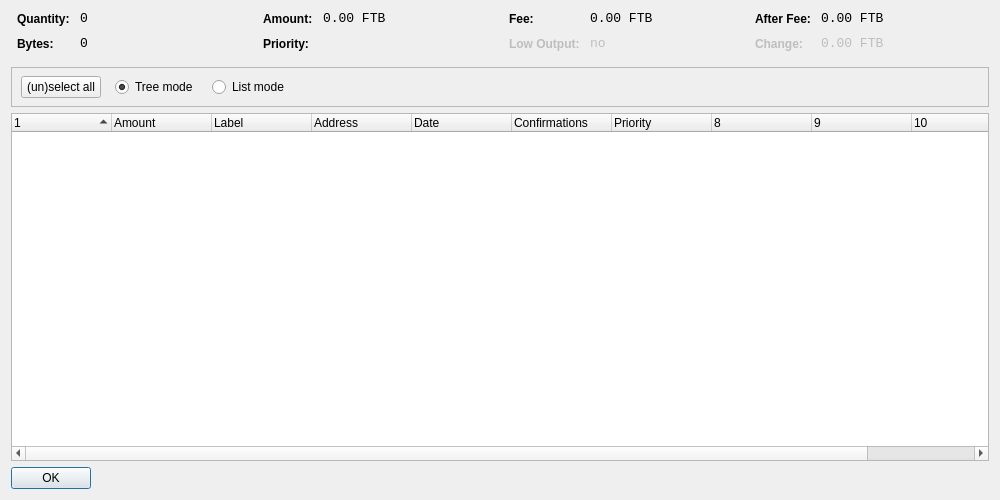
<?xml version="1.0" encoding="UTF-8"?>
<ui version="4.0">
 <class>CoinControlDialog</class>
 <widget class="QDialog" name="CoinControlDialog">
  <property name="geometry">
   <rect>
    <x>0</x>
    <y>0</y>
    <width>1000</width>
    <height>500</height>
   </rect>
  </property>
  <property name="windowTitle">
   <string>Coin Control</string>
  </property>
  <layout class="QVBoxLayout" name="verticalLayout">
   <item>
    <layout class="QHBoxLayout" name="horizontalLayoutTop" stretch="0,0,0,0">
     <property name="topMargin">
      <number>0</number>
     </property>
     <property name="bottomMargin">
      <number>10</number>
     </property>
     <item>
      <layout class="QFormLayout" name="formLayoutCoinControl1">
       <property name="horizontalSpacing">
        <number>10</number>
       </property>
       <property name="verticalSpacing">
        <number>10</number>
       </property>
       <property name="leftMargin">
        <number>6</number>
       </property>
       <property name="rightMargin">
        <number>6</number>
       </property>
       <item row="0" column="0">
        <widget class="QLabel" name="labelCoinControlQuantityText">
         <property name="styleSheet">
          <string notr="true">font-weight:bold;</string>
         </property>
         <property name="text">
          <string>Quantity:</string>
         </property>
        </widget>
       </item>
       <item row="0" column="1">
        <widget class="QLabel" name="labelCoinControlQuantity">
         <property name="font">
          <font>
           <family>Monospace</family>
           <pointsize>10</pointsize>
          </font>
         </property>
         <property name="cursor">
          <cursorShape>IBeamCursor</cursorShape>
         </property>
         <property name="contextMenuPolicy">
          <enum>Qt::ActionsContextMenu</enum>
         </property>
         <property name="text">
          <string notr="true">0</string>
         </property>
         <property name="textInteractionFlags">
          <set>Qt::LinksAccessibleByMouse|Qt::TextSelectableByKeyboard|Qt::TextSelectableByMouse</set>
         </property>
        </widget>
       </item>
       <item row="1" column="0">
        <widget class="QLabel" name="labelCoinControlBytesText">
         <property name="styleSheet">
          <string notr="true">font-weight:bold;</string>
         </property>
         <property name="text">
          <string>Bytes:</string>
         </property>
        </widget>
       </item>
       <item row="1" column="1">
        <widget class="QLabel" name="labelCoinControlBytes">
         <property name="font">
          <font>
           <family>Monospace</family>
           <pointsize>10</pointsize>
          </font>
         </property>
         <property name="cursor">
          <cursorShape>IBeamCursor</cursorShape>
         </property>
         <property name="contextMenuPolicy">
          <enum>Qt::ActionsContextMenu</enum>
         </property>
         <property name="text">
          <string notr="true">0</string>
         </property>
         <property name="textInteractionFlags">
          <set>Qt::LinksAccessibleByMouse|Qt::TextSelectableByKeyboard|Qt::TextSelectableByMouse</set>
         </property>
        </widget>
       </item>
      </layout>
     </item>
     <item>
      <layout class="QFormLayout" name="formLayoutCoinControl2">
       <property name="horizontalSpacing">
        <number>10</number>
       </property>
       <property name="verticalSpacing">
        <number>10</number>
       </property>
       <property name="leftMargin">
        <number>6</number>
       </property>
       <property name="rightMargin">
        <number>6</number>
       </property>
       <item row="0" column="0">
        <widget class="QLabel" name="labelCoinControlAmountText">
         <property name="styleSheet">
          <string notr="true">font-weight:bold;</string>
         </property>
         <property name="text">
          <string>Amount:</string>
         </property>
        </widget>
       </item>
       <item row="0" column="1">
        <widget class="QLabel" name="labelCoinControlAmount">
         <property name="font">
          <font>
           <family>Monospace</family>
           <pointsize>10</pointsize>
          </font>
         </property>
         <property name="cursor">
          <cursorShape>IBeamCursor</cursorShape>
         </property>
         <property name="contextMenuPolicy">
          <enum>Qt::ActionsContextMenu</enum>
         </property>
         <property name="text">
          <string notr="true">0.00 FTB</string>
         </property>
         <property name="textInteractionFlags">
          <set>Qt::LinksAccessibleByMouse|Qt::TextSelectableByKeyboard|Qt::TextSelectableByMouse</set>
         </property>
        </widget>
       </item>
       <item row="1" column="0">
        <widget class="QLabel" name="labelCoinControlPriorityText">
         <property name="styleSheet">
          <string notr="true">font-weight:bold;</string>
         </property>
         <property name="text">
          <string>Priority:</string>
         </property>
        </widget>
       </item>
       <item row="1" column="1">
        <widget class="QLabel" name="labelCoinControlPriority">
         <property name="font">
          <font>
           <family>Monospace</family>
           <pointsize>10</pointsize>
          </font>
         </property>
         <property name="cursor">
          <cursorShape>IBeamCursor</cursorShape>
         </property>
         <property name="contextMenuPolicy">
          <enum>Qt::ActionsContextMenu</enum>
         </property>
         <property name="text">
          <string/>
         </property>
         <property name="textInteractionFlags">
          <set>Qt::LinksAccessibleByMouse|Qt::TextSelectableByKeyboard|Qt::TextSelectableByMouse</set>
         </property>
        </widget>
       </item>
      </layout>
     </item>
     <item>
      <layout class="QFormLayout" name="formLayoutCoinControl3">
       <property name="horizontalSpacing">
        <number>10</number>
       </property>
       <property name="verticalSpacing">
        <number>10</number>
       </property>
       <property name="leftMargin">
        <number>6</number>
       </property>
       <property name="rightMargin">
        <number>6</number>
       </property>
       <item row="0" column="0">
        <widget class="QLabel" name="labelCoinControlFeeText">
         <property name="styleSheet">
          <string notr="true">font-weight:bold;</string>
         </property>
         <property name="text">
          <string>Fee:</string>
         </property>
        </widget>
       </item>
       <item row="0" column="1">
        <widget class="QLabel" name="labelCoinControlFee">
         <property name="font">
          <font>
           <family>Monospace</family>
           <pointsize>10</pointsize>
          </font>
         </property>
         <property name="cursor">
          <cursorShape>IBeamCursor</cursorShape>
         </property>
         <property name="contextMenuPolicy">
          <enum>Qt::ActionsContextMenu</enum>
         </property>
         <property name="text">
          <string notr="true">0.00 FTB</string>
         </property>
         <property name="textInteractionFlags">
          <set>Qt::LinksAccessibleByMouse|Qt::TextSelectableByKeyboard|Qt::TextSelectableByMouse</set>
         </property>
        </widget>
       </item>
       <item row="1" column="0">
        <widget class="QLabel" name="labelCoinControlLowOutputText">
         <property name="enabled">
          <bool>false</bool>
         </property>
         <property name="styleSheet">
          <string notr="true">font-weight:bold;</string>
         </property>
         <property name="text">
          <string>Low Output:</string>
         </property>
        </widget>
       </item>
       <item row="1" column="1">
        <widget class="QLabel" name="labelCoinControlLowOutput">
         <property name="enabled">
          <bool>false</bool>
         </property>
         <property name="font">
          <font>
           <family>Monospace</family>
           <pointsize>10</pointsize>
          </font>
         </property>
         <property name="cursor">
          <cursorShape>IBeamCursor</cursorShape>
         </property>
         <property name="contextMenuPolicy">
          <enum>Qt::ActionsContextMenu</enum>
         </property>
         <property name="text">
          <string notr="true">no</string>
         </property>
         <property name="textInteractionFlags">
          <set>Qt::LinksAccessibleByMouse|Qt::TextSelectableByKeyboard|Qt::TextSelectableByMouse</set>
         </property>
        </widget>
       </item>
      </layout>
     </item>
     <item>
      <layout class="QFormLayout" name="formLayoutCoinControl4">
       <property name="horizontalSpacing">
        <number>10</number>
       </property>
       <property name="verticalSpacing">
        <number>10</number>
       </property>
       <property name="leftMargin">
        <number>6</number>
       </property>
       <property name="rightMargin">
        <number>6</number>
       </property>
       <item row="0" column="0">
        <widget class="QLabel" name="labelCoinControlAfterFeeText">
         <property name="styleSheet">
          <string notr="true">font-weight:bold;</string>
         </property>
         <property name="text">
          <string>After Fee:</string>
         </property>
        </widget>
       </item>
       <item row="0" column="1">
        <widget class="QLabel" name="labelCoinControlAfterFee">
         <property name="font">
          <font>
           <family>Monospace</family>
           <pointsize>10</pointsize>
          </font>
         </property>
         <property name="cursor">
          <cursorShape>IBeamCursor</cursorShape>
         </property>
         <property name="contextMenuPolicy">
          <enum>Qt::ActionsContextMenu</enum>
         </property>
         <property name="text">
          <string notr="true">0.00 FTB</string>
         </property>
         <property name="textInteractionFlags">
          <set>Qt::LinksAccessibleByMouse|Qt::TextSelectableByKeyboard|Qt::TextSelectableByMouse</set>
         </property>
        </widget>
       </item>
       <item row="1" column="0">
        <widget class="QLabel" name="labelCoinControlChangeText">
         <property name="enabled">
          <bool>false</bool>
         </property>
         <property name="styleSheet">
          <string notr="true">font-weight:bold;</string>
         </property>
         <property name="text">
          <string>Change:</string>
         </property>
        </widget>
       </item>
       <item row="1" column="1">
        <widget class="QLabel" name="labelCoinControlChange">
         <property name="enabled">
          <bool>false</bool>
         </property>
         <property name="font">
          <font>
           <family>Monospace</family>
           <pointsize>10</pointsize>
          </font>
         </property>
         <property name="cursor">
          <cursorShape>IBeamCursor</cursorShape>
         </property>
         <property name="contextMenuPolicy">
          <enum>Qt::ActionsContextMenu</enum>
         </property>
         <property name="text">
          <string notr="true">0.00 FTB</string>
         </property>
         <property name="textInteractionFlags">
          <set>Qt::LinksAccessibleByMouse|Qt::TextSelectableByKeyboard|Qt::TextSelectableByMouse</set>
         </property>
        </widget>
       </item>
      </layout>
     </item>
    </layout>
   </item>
   <item>
    <widget class="QFrame" name="frame">
     <property name="minimumSize">
      <size>
       <width>0</width>
       <height>40</height>
      </size>
     </property>
     <property name="frameShape">
      <enum>QFrame::StyledPanel</enum>
     </property>
     <property name="frameShadow">
      <enum>QFrame::Sunken</enum>
     </property>
     <widget class="QWidget" name="horizontalLayoutWidget">
      <property name="geometry">
       <rect>
        <x>10</x>
        <y>0</y>
        <width>781</width>
        <height>41</height>
       </rect>
      </property>
      <layout class="QHBoxLayout" name="horizontalLayoutPanel" stretch="0,0,0,0,0">
       <property name="spacing">
        <number>14</number>
       </property>
       <item>
        <widget class="QPushButton" name="pushButtonSelectAll">
         <property name="sizePolicy">
          <sizepolicy hsizetype="Maximum" vsizetype="Fixed">
           <horstretch>0</horstretch>
           <verstretch>0</verstretch>
          </sizepolicy>
         </property>
         <property name="text">
          <string>(un)select all</string>
         </property>
        </widget>
       </item>
       <item>
        <widget class="QRadioButton" name="radioTreeMode">
         <property name="sizePolicy">
          <sizepolicy hsizetype="Maximum" vsizetype="Fixed">
           <horstretch>0</horstretch>
           <verstretch>0</verstretch>
          </sizepolicy>
         </property>
         <property name="text">
          <string>Tree mode</string>
         </property>
         <property name="checked">
          <bool>true</bool>
         </property>
        </widget>
       </item>
       <item>
        <widget class="QRadioButton" name="radioListMode">
         <property name="sizePolicy">
          <sizepolicy hsizetype="Maximum" vsizetype="Fixed">
           <horstretch>0</horstretch>
           <verstretch>0</verstretch>
          </sizepolicy>
         </property>
         <property name="text">
          <string>List mode</string>
         </property>
        </widget>
       </item>
       <item>
        <spacer name="horizontalSpacer">
         <property name="orientation">
          <enum>Qt::Horizontal</enum>
         </property>
         <property name="sizeHint" stdset="0">
          <size>
           <width>40</width>
           <height>20</height>
          </size>
         </property>
        </spacer>
       </item>
      </layout>
     </widget>
    </widget>
   </item>
   <item>
    <widget class="CoinControlTreeWidget" name="treeWidget">
     <property name="contextMenuPolicy">
      <enum>Qt::CustomContextMenu</enum>
     </property>
     <property name="sortingEnabled">
      <bool>false</bool>
     </property>
     <property name="columnCount">
      <number>11</number>
     </property>
     <attribute name="headerShowSortIndicator" stdset="0">
      <bool>true</bool>
     </attribute>
     <attribute name="headerStretchLastSection">
      <bool>false</bool>
     </attribute>
     <column>
      <property name="text">
       <string/>
      </property>
     </column>
     <column>
      <property name="text">
       <string>Amount</string>
      </property>
     </column>
     <column>
      <property name="text">
       <string>Label</string>
      </property>
     </column>
     <column>
      <property name="text">
       <string>Address</string>
      </property>
     </column>
     <column>
      <property name="text">
       <string>Date</string>
      </property>
     </column>
     <column>
      <property name="text">
       <string>Confirmations</string>
      </property>
      <property name="toolTip">
       <string>Confirmed</string>
      </property>
     </column>
     <column>
      <property name="text">
       <string>Priority</string>
      </property>
     </column>
     <column>
      <property name="text">
       <string/>
      </property>
     </column>
     <column>
      <property name="text">
       <string/>
      </property>
     </column>
     <column>
      <property name="text">
       <string/>
      </property>
     </column>
     <column>
      <property name="text">
       <string/>
      </property>
     </column>
    </widget>
   </item>
   <item>
    <widget class="QDialogButtonBox" name="buttonBox">
     <property name="sizePolicy">
      <sizepolicy hsizetype="Maximum" vsizetype="Fixed">
       <horstretch>0</horstretch>
       <verstretch>0</verstretch>
      </sizepolicy>
     </property>
     <property name="orientation">
      <enum>Qt::Horizontal</enum>
     </property>
     <property name="standardButtons">
      <set>QDialogButtonBox::Ok</set>
     </property>
    </widget>
   </item>
  </layout>
 </widget>
 <customwidgets>
  <customwidget>
   <class>CoinControlTreeWidget</class>
   <extends>QTreeWidget</extends>
   <header>coincontroltreewidget.h</header>
  </customwidget>
 </customwidgets>
 <resources/>
 <connections/>
</ui>
